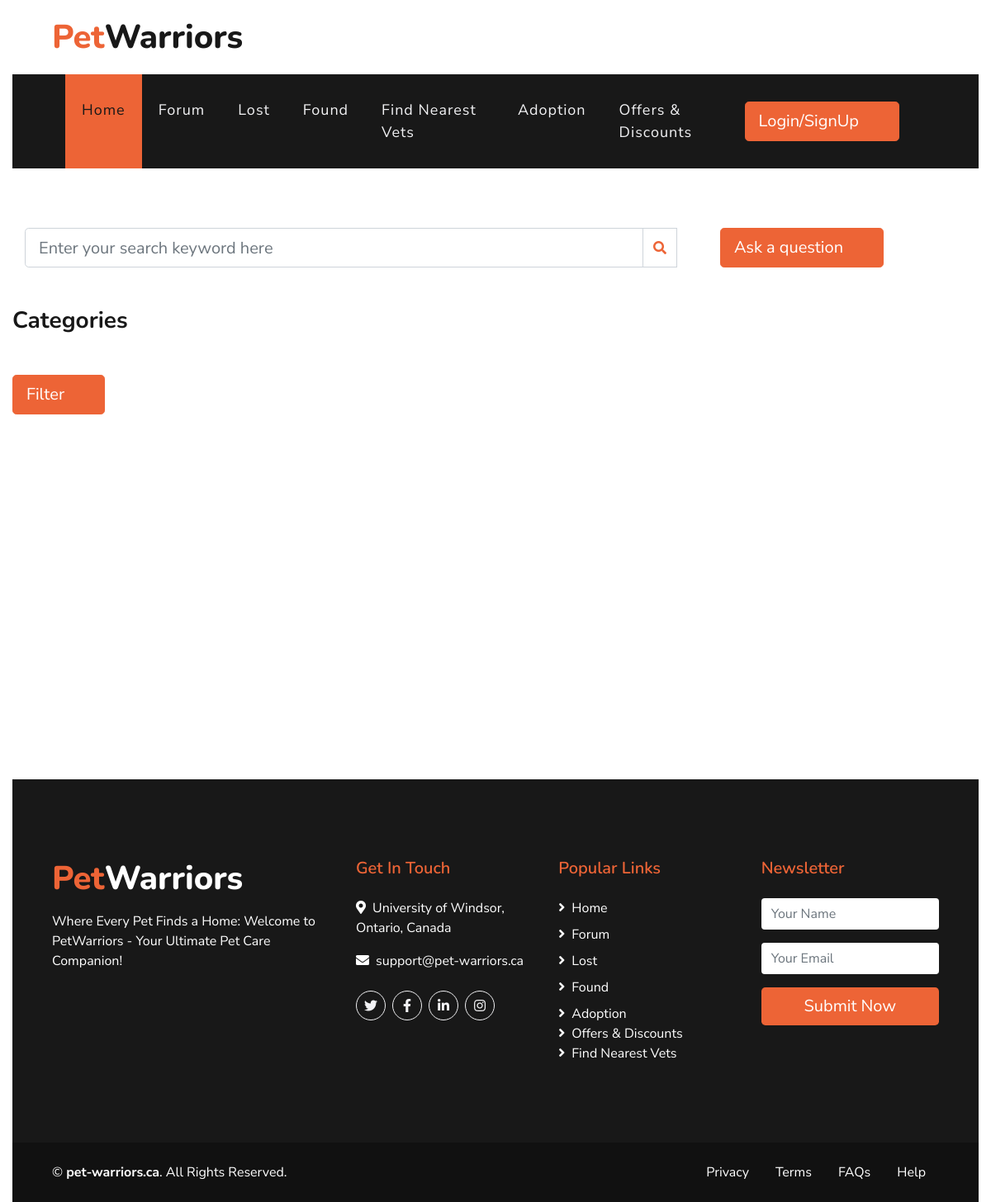
Before: /forum/ with the older database file.
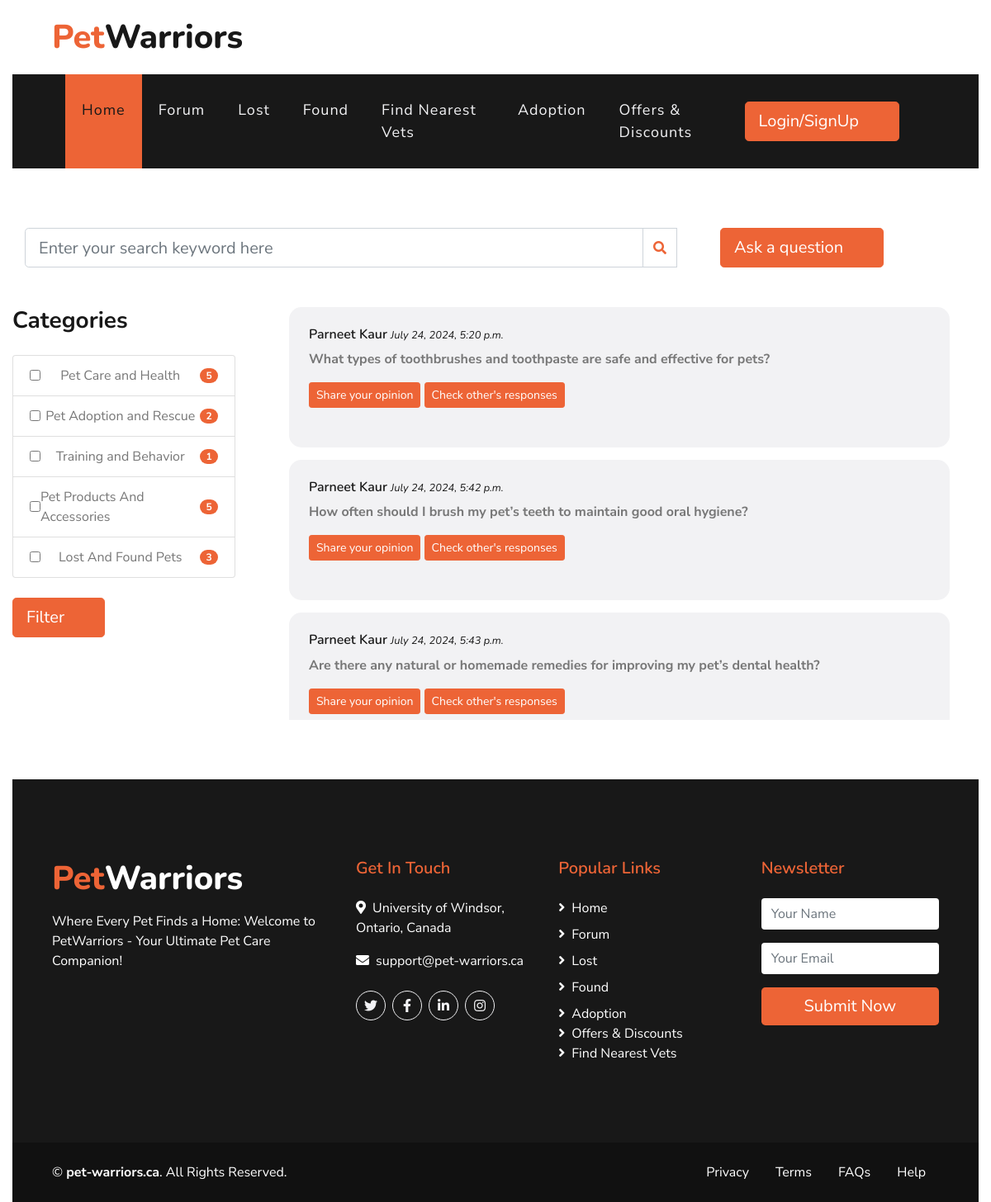
After: the same page with the newer database file.
### PetForum/models.py (models this page shows)
class Category(models.Model):
    title = models.CharField(max_length=60)
    description = models.TextField(null=False)
    def __str__(self):
        return self.title

class Question(models.Model):
    question_id = models.AutoField(primary_key=True, auto_created=True)
    question = models.TextField(null=False)
    member = models.ForeignKey(Member, on_delete=models.CASCADE)
    category = models.ManyToManyField(Category, related_name='category')
    creationDate = models.DateTimeField(default=timezone.now)
    updationDate = models.DateTimeField(default=timezone.now)

### PetForum/views.py (the view)
# urls.py: path('forum/', views.forum, name='forum'),
def forum(request):
    form = QuestionForm()
    categories = Category.objects.all()
    posts = []
    if request.method == 'POST':
        selected_categories = request.POST.getlist('categories')
        keyword = request.POST.get('keyword')
        if keyword:
            posts = Question.objects.filter(question__icontains=keyword)
        elif selected_categories:
            for category in selected_categories:
                category_object = Category.objects.get(title=category)
                posts.extend(Question.objects.filter(category=category_object))
        else:
            posts = Question.objects.all()
    else :
        posts = Question.objects.all()
    question_with_answers = []
    for question in posts:
        answers = Answer.objects.filter(question=question)
        question_with_answers.append({'question': question, 'answers': answers})
    category_title = []
    for category in categories:
        count = Question.objects.filter(category=category).count()
        category_title.append({'category_title': category.title, 'count': count})
    members = Member.objects.all()
    return render(request, 'PetForum/forum.html', {'categories': category_title, 'posts': question_with_answers, 'members': members, 'form': form})

### PetForum/forms.py
class QuestionForm(forms.ModelForm):
    class Meta:
        model = Question
        fields = ['question', 'member', 'category']
        widgets = {
            'question': forms.TextInput(attrs={'class': 'form-control'}),
            'member': forms.Select(attrs={'class': 'form-control'}),
            'category': forms.Select(attrs={'class': 'form-control'}),
        }

### PetForum/templates/PetForum/forum.html (shortened to what this page needs)
{% extends "PetForum/base.html" %}
{% load static %}
{% block content %}
<div class="py-4">
    <div class="row pt-5">
        <div class="col-lg-11">
<form action="{% url 'forum' %}" method="post">
                <div class="mb-4">
                    <div class="container input-group">
                        <input type="text" class="input-box form-control form-control-lg" name="keyword" placeholder="Enter your search keyword here">
                        <div class="input-group-append">
                            <button type="submit" class="input-group-text bg-transparent text-primary"><i class="fa fa-search"></i></button>
                        </div>
                        <button class="btn btn-lg btn-primary px-3 d-none d-lg-block pad" type="button" onclick="askQuestions()">Ask a question</button>
                    </div>
                </div>
</form>
        </div>
    </div>
</div>
<div class="row">
    <div class="col-lg-1 col-lg-3">
        <h3 class="mb-4">Categories</h3>
        <form action="{% url 'forum' %}" method="post">
            <ul class="list-group">
                {% for category in categories %}
                <li class="list-group-item d-flex justify-content-between align-items-center">
                    <input type="checkbox" name="categories" value="{{ category.category_title }}"> {{ category.category_title }}
                    <span class="badge badge-primary badge-pill">{{ category.count }}</span>
                </li>
                {% endfor %}
            </ul>
            <br>
            <div class="row-lg-100">
                <button class="btn btn-lg btn-primary px-3 d-none d-lg-block" type="submit">Filter</button>
            </div>
        </form>
    </div>
    <div class="col-lg-9 col-lg-9 space-div ">
        <div class="media mb-4 ">
            <div class="media-body div-scroll">
                {% for post in posts %}
                    <div class="card-body bg-light p-4 after-space-div">
                <h6>{{ post.question.member.first_name }} {{ post.question.member.last_name }} <small><i>{{ post.question.creationDate }}</i></small></h6>
                <p><b>{{ post.question.question }}</b></p>
                <button class="btn btn-sm btn-primary" type="button" onclick="showTextBox({{ post.question.question_id }})">Share your opinion</button>
                <button class="btn btn-sm btn-primary" type="button" onclick="loadAnswers({{ post.question.question_id }})">Check other's responses</button>
                <br><br>
                    </div>
                {% endfor %}
            </div>
        </div>
    </div>
</div>
{% endblock %}

### PetForum/templates/PetForum/base.html (shortened to what this page needs)
{% load static %}
<!DOCTYPE html>
<html lang="en">
<head>
    <link href="https://cdnjs.cloudflare.com/ajax/libs/font-awesome/5.10.0/css/all.min.css" rel="stylesheet">
    <link href="{% static 'PetForum/css/style.css' %}" rel="stylesheet">
    <link href="{% static 'PetForum/css/style1.css' %}" rel="stylesheet">
</head>
<body>
    <div class="container-fluid">
        <div class="row py-3 px-lg-5">
            <div class="col-lg-4">
                <a href="" class="navbar-brand d-none d-lg-block">
                    <h1 class="m-0 display-5 text-capitalize"><span class="text-primary">Pet</span>Warriors</h1>
                </a>
            </div>
        </div>
    <div class="container-fluid p-0">
        <nav class="navbar navbar-expand-lg bg-dark navbar-dark py-3 py-lg-0 px-lg-5">
            <div class="collapse navbar-collapse justify-content-between px-3" id="navbarCollapse">
                <div class="navbar-nav mr-auto py-0">
                    <a href="{% url 'index' %}" class="nav-item nav-link active">Home</a>
					<a href="{% url 'forum' %}" class="nav-item nav-link">Forum</a>
                    <a href="{% url 'LostAndFound:lost' %}" class="nav-item nav-link">Lost</a>
                    <a href="{% url 'LostAndFound:found' %}" class="nav-item nav-link">Found</a>
                    <a href="{% url 'nearest_vets' %}" class="nav-item nav-link">Find Nearest Vets</a>
                    <a href="{% url 'adoption' %}" class="nav-item nav-link">Adoption</a>
					<a href="#" class="nav-item nav-link">Offers & Discounts</a>
                </div>
                <a href="{% url 'login' %}" class="btn btn-lg btn-primary px-3 d-none d-lg-block">Login/SignUp</a>
            </div>
        </nav>
    </div>
    {% block content %}
    {% endblock content %}
    <div class="container-fluid bg-dark text-white mt-5 py-5 px-sm-3 px-md-5">
        <div class="row pt-5">
            <div class="col-lg-4 col-md-12 mb-5">
                <h1 class="mb-3 display-5 text-capitalize text-white"><span class="text-primary">Pet</span>Warriors</h1>
                <p class="m-0">Where Every Pet Finds a Home: Welcome to PetWarriors - Your Ultimate Pet Care Companion!</p>
            </div>
            <div class="col-lg-8 col-md-12">
                <div class="row">
                    <div class="col-md-4 mb-5">
                        <h5 class="text-primary mb-4">Get In Touch</h5>
                        <p><i class="fa fa-map-marker-alt mr-2"></i>University of Windsor, Ontario, Canada</p>
                        <p><i class="fa fa-envelope mr-2"></i>support@pet-warriors.ca</p>
                        <div class="d-flex justify-content-start mt-4">
                            <a class="btn btn-outline-light rounded-circle text-center mr-2 px-0" style="width: 36px; height: 36px;" href="#"><i class="fab fa-twitter"></i></a>
                            <a class="btn btn-outline-light rounded-circle text-center mr-2 px-0" style="width: 36px; height: 36px;" href="#"><i class="fab fa-facebook-f"></i></a>
                            <a class="btn btn-outline-light rounded-circle text-center mr-2 px-0" style="width: 36px; height: 36px;" href="#"><i class="fab fa-linkedin-in"></i></a>
                            <a class="btn btn-outline-light rounded-circle text-center mr-2 px-0" style="width: 36px; height: 36px;" href="#"><i class="fab fa-instagram"></i></a>
                        </div>
                    </div>
                    <div class="col-md-4 mb-5">
                        <h5 class="text-primary mb-4">Popular Links</h5>
                        <div class="d-flex flex-column justify-content-start">
                            <a class="text-white mb-2" href="{% url 'index' %}"><i class="fa fa-angle-right mr-2"></i>Home</a>
                            <a class="text-white mb-2" href="{% url 'forum' %}"><i class="fa fa-angle-right mr-2"></i>Forum</a>
                            <a class="text-white mb-2" href="{% url 'LostAndFound:lost' %}"><i class="fa fa-angle-right mr-2"></i>Lost</a>
                            <a class="text-white mb-2" href="{% url 'LostAndFound:found' %}"><i class="fa fa-angle-right mr-2"></i>Found</a>
                            <a class="text-white" href="{% url 'adoption' %}"><i class="fa fa-angle-right mr-2"></i>Adoption</a>
							<a class="text-white" href="#"><i class="fa fa-angle-right mr-2"></i>Offers & Discounts</a>
							<a class="text-white" href="{% url 'nearest_vets' %}"><i class="fa fa-angle-right mr-2"></i>Find Nearest Vets</a>
                        </div>
                    </div>
                    <div class="col-md-4 mb-5">
                        <h5 class="text-primary mb-4">Newsletter</h5>
                        <form action="">
                            <div class="form-group">
                                <input type="text" class="form-control border-0" placeholder="Your Name" required="required" />
                            </div>
                            <div class="form-group">
                                <input type="email" class="form-control border-0" placeholder="Your Email" required="required" />
                            </div>
                            <div>
                                <button class="btn btn-lg btn-primary btn-block border-0" type="submit">Submit Now</button>
                            </div>
                        </form>
                    </div>
                </div>
            </div>
        </div>
    </div>
    <div class="container-fluid text-white py-4 px-sm-3 px-md-5" style="background: #111111;">
        <div class="row">
            <div class="col-md-6 text-center text-md-left mb-3 mb-md-0">
                <p class="m-0 text-white">
                    &copy; <a class="text-white font-weight-bold" href="#">pet-warriors.ca</a>. All Rights Reserved.
                </p>
            </div>
            <div class="col-md-6 text-center text-md-right">
                <ul class="nav d-inline-flex">
                    <li class="nav-item">
                        <a class="nav-link text-white py-0" href="#">Privacy</a>
                    </li>
                    <li class="nav-item">
                        <a class="nav-link text-white py-0" href="#">Terms</a>
                    </li>
                    <li class="nav-item">
                        <a class="nav-link text-white py-0" href="#">FAQs</a>
                    </li>
                    <li class="nav-item">
                        <a class="nav-link text-white py-0" href="#">Help</a>
                    </li>
                </ul>
            </div>
        </div>
    </div>
    </div>
</body>
</html>

### PetForum/static/PetForum/css/style1.css (style rules this page uses)
.after-space-div { margin-bottom: 15px; border-radius: 15px; margin-right: 20px }
.space-div { padding-right: 30px; padding-left: 50px; }
.div-scroll { overflow-x:hidden; overflow-y:scroll; height: 500px; width:200px; }

Changed rows visible on the page:
added Category: category_title "Pet Care and Health"
added Category: category_title "Pet Adoption and Rescue"
added Category: category_title "Training and Behavior"
added Category: category_title "Pet Products And Accessories"
added Category: category_title "Lost And Found Pets"
added Question: question.member.first_name "Parneet", question.member.last_name "Kaur", question.creationDate "July 24, 2024, 5:20 p.m.", question.question "What types of toothbrushes and toothpaste are safe and effective for pets?"
added Question: question.member.first_name "Parneet", question.member.last_name "Kaur", question.creationDate "July 24, 2024, 5:42 p.m.", question.question "How often should I brush my pet’s teeth to maintain good oral hygiene?"
added Question: question.member.first_name "Parneet", question.member.last_name "Kaur", question.creationDate "July 24, 2024, 5:43 p.m.", question.question "Are there any natural or homemade remedies for improving my pet’s dental health?"
Other visible differences:
new list line: "☐ 5"
new list line: "☐ 2"
new list line: "☐ 1"
new list line: "☐ 3"
